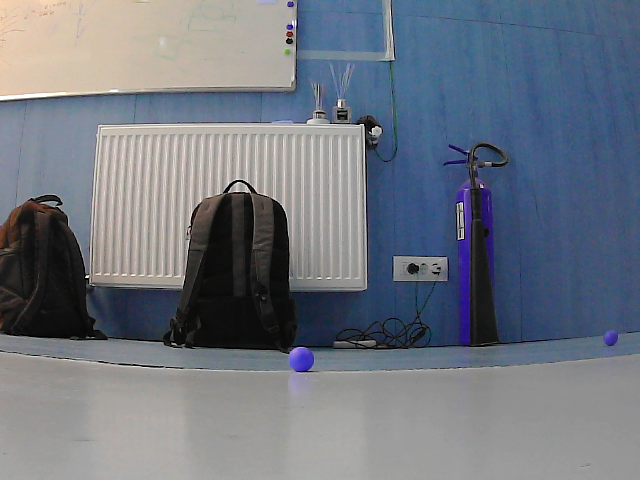
#> input picture object_detection/img/1.png, 640 x 480 px
$ python -i ball_detection.py   (imports and definitions only)
#> lines starting #> are read from the running program, lines starting #| are printed output that depends on the picture; after the words box and inside, x2 and y2 are one past the last pixel; in counts of white or black regions, pixels touching at a corner belong together
#> further down, picture is the input picture: shape (480, 640, 3); mean B, G, R 128.4, 117.7, 111.2
import cv2
import numpy as np

def detect_circles(image):
    # Apply Gaussian blur to the image before converting to HSV
    blurred = cv2.GaussianBlur(image, (9, 9), 0)
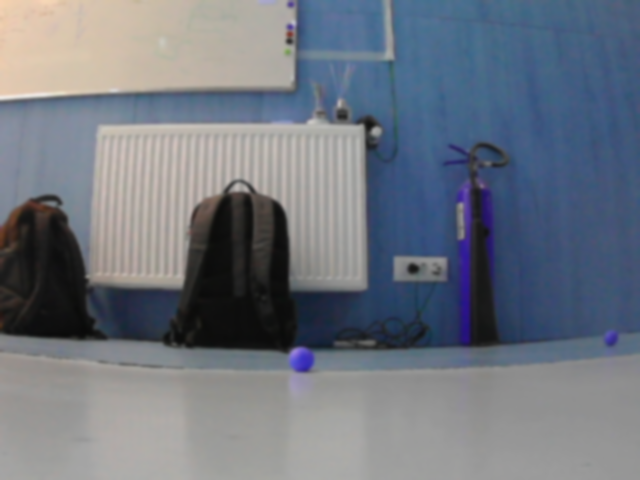
#> blurred: shape (480, 640, 3); mean B, G, R 128.4, 117.7, 111.2

    # Convert to HSV color space
    hsv = cv2.cvtColor(blurred, cv2.COLOR_BGR2HSV)
#> hsv: shape (480, 640, 3); mean H, S, V 62.7, 55, 133.1

    # Define red color ranges in HSV
    lower_red1 = np.array([0, 130, 80])
    upper_red1 = np.array([5, 255, 255])

    lower_red2 = np.array([175, 130, 80])
    upper_red2 = np.array([180, 255, 255])

    # Threshold HSV image to get only red colors
    mask1 = cv2.inRange(hsv, lower_red1, upper_red1)
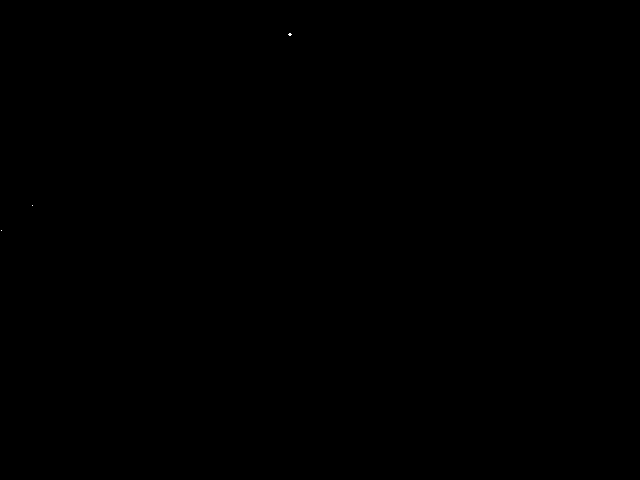
#> mask1: shape (480, 640); 0% white in thin lines or dots, all inside (x1, y1, x2, y2) = (1, 33, 292, 231)
    mask2 = cv2.inRange(hsv, lower_red2, upper_red2)
#> mask2: shape (480, 640); every value is 0

    # Combine both masks
    red_mask = cv2.bitwise_or(mask1, mask2)

    # Morphological operations
    kernel = cv2.getStructuringElement(cv2.MORPH_ELLIPSE, (7, 7))

    # First remove small noise
    red_mask_clean = cv2.morphologyEx(red_mask, cv2.MORPH_OPEN, kernel)

    # Then fill small holes
    red_mask_clean = cv2.morphologyEx(red_mask_clean, cv2.MORPH_CLOSE, kernel)

    input_for_hough = cv2.GaussianBlur(red_mask_clean, (9, 9), 2)

    # Detect circles in the masked grayscale image
    circles = cv2.HoughCircles(
        input_for_hough,                         # Input image (masked grayscale)
        cv2.HOUGH_GRADIENT,                  # Detection method
        dp=1.2,                              # Accumulator resolution
        minDist=20,                          # Minimum distance between detected centers
        param1=100,                          # Higher threshold for Canny edge detector
        param2=20,                           # Accumulator threshold for circle detection
        minRadius=3,                         # Minimum circle radius
        maxRadius=100                        # Maximum circle radius
    )
#> circles = None
    # Filter circles: keep only those where red_mask_clean[y, x] != 0
    if circles is None:
        return None, input_for_hough

    filtered = []
    N = 0.7  # 70% red pixels inside the circle
    for circle in circles[0, :]:
        x, y, r = np.uint16(np.around(circle))
        # Create a mask for the circle
        circle_mask = np.zeros_like(red_mask_clean, dtype=np.uint8)
        cv2.circle(circle_mask, (x, y), r, 255, -1)
        # Calculate the ratio of red_mask_clean > 0 inside the circle
        total_pixels = np.count_nonzero(circle_mask)
        if total_pixels == 0:
            continue
        red_pixels = np.count_nonzero((red_mask_clean > 0) & (circle_mask > 0))
        if red_pixels / total_pixels >= N:
            filtered.append(circle)

    # filter2: no circle in another circle
    # Sort circles by radius in descending order (prioritize large circles)
    filtered = sorted(filtered, key=lambda c: c[2], reverse=True)
    final_circles = []
    for c in filtered:
        x1, y1, r1 = c
        inside = False
        for c2 in final_circles:
            x2, y2, r2 = c2
            dist = np.hypot(x1 - x2, y1 - y2)
            if dist < r2:
                inside = True
                break
        if not inside:
            final_circles.append(c)
    filtered = final_circles

    return np.array(filtered), input_for_hough

>>> import cv2
>>> picture = cv2.imread('img/1.png')
>>> result = detect_circles(picture)
